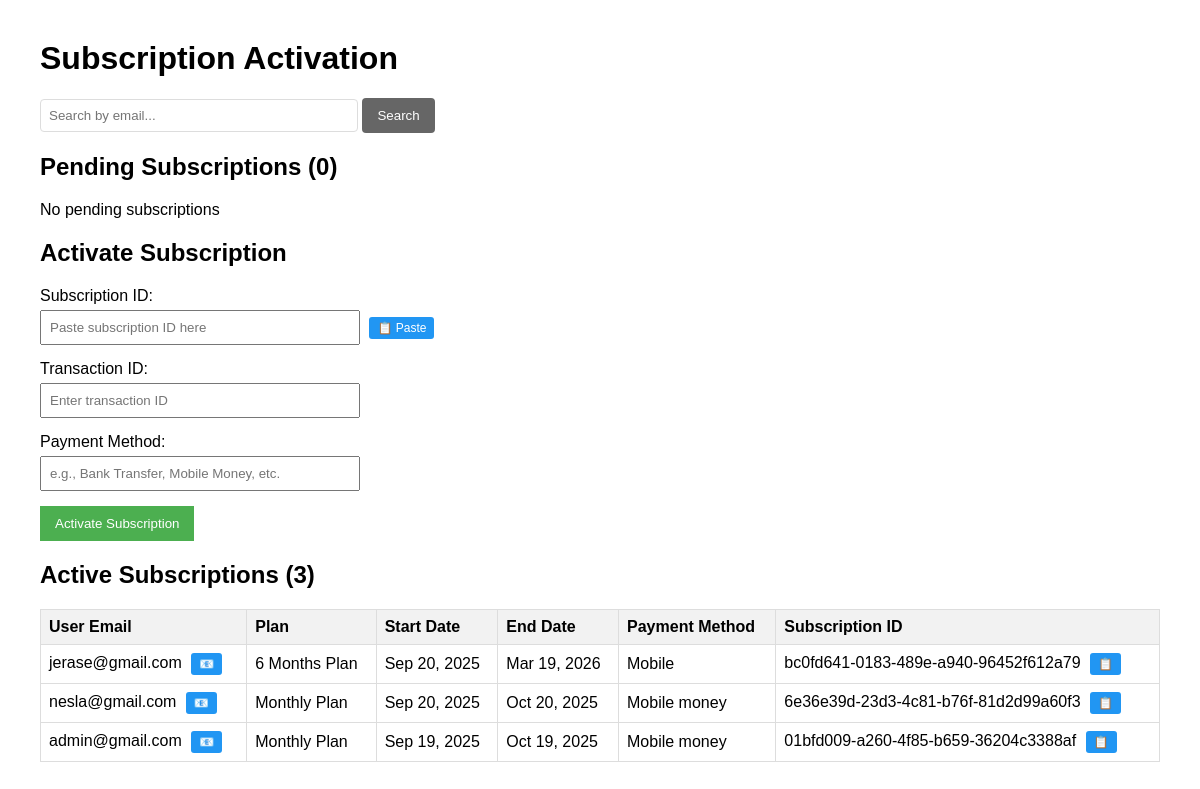
The page /activation/ (signed in) on the database its author committed.
### subscribtion/models.py (models this page shows, shortened)
class UserSubscription(models.Model):
    STATUS_CHOICES = [
        ('pending', 'Pending Payment'),
        ('active', 'Active'),
        ('expired', 'Expired'),
        ('cancelled', 'Cancelled'),
    ]
    user = models.OneToOneField(User, on_delete=models.CASCADE, related_name='subscription')
    plan = models.ForeignKey(SubscriptionPlan, on_delete=models.SET_NULL, null=True)
    status = models.CharField(max_length=20, choices=STATUS_CHOICES, default='pending')
    subscription_id = models.UUIDField(default=uuid.uuid4, editable=False, unique=True)
    start_date = models.DateTimeField(null=True, blank=True)
    end_date = models.DateTimeField(null=True, blank=True)
    payment_method = models.CharField(max_length=100, blank=True, null=True)
    transaction_id = models.CharField(max_length=100, blank=True, null=True)
    created_at = models.DateTimeField(auto_now_add=True)
    updated_at = models.DateTimeField(auto_now=True)
    is_upgrade = models.BooleanField(default=True)
    upgrade_price_usd = models.DecimalField(max_digits=10, decimal_places=2, null=True, blank=True)
    upgrade_price_cfa = models.DecimalField(max_digits=10, decimal_places=2, null=True, blank=True)
    previous_plan = models.ForeignKey('self', on_delete=models.SET_NULL, null=True, blank=True, related_name='upgraded_from')

class SubscriptionPlan(models.Model):
    PLAN_CHOICES = [
        ('1_month', '1 Month Plan'),
        ('6_months', '6 Months Plan'),
        ('1_year', '1 Year Plan'),
    ]
    name = models.CharField(max_length=100)
    plan_type = models.CharField(max_length=20, choices=PLAN_CHOICES, unique=True)
    price_cfa = models.DecimalField(max_digits=10, decimal_places=2)
    price_usd = models.DecimalField(max_digits=10, decimal_places=2)
    duration_days = models.IntegerField(help_text="Duration in days")
    is_active = models.BooleanField(default=True)
    description = models.TextField(blank=True)
    class Meta:
        ordering = ['price_usd']

### subscribtion/views.py (the view, shortened to what this page needs)
# urls.py: path('activation/', subscription_activation, name='activation'),
@user_passes_test(is_admin)
def subscription_activation(request):
    search_query = request.GET.get('search', '')
    pending_subscriptions = UserSubscription.objects.filter(status='pending').order_by('-created_at')
    active_subscriptions = UserSubscription.objects.filter(status='active').order_by('-end_date')
    if request.method == 'POST':
        form = ActivateSubscriptionForm(request.POST)
        if form.is_valid():
            subscription_id = form.cleaned_data['subscription_id']
            transaction_id = form.cleaned_data['transaction_id']
            payment_method = form.cleaned_data['payment_method']
            try:
                subscription = UserSubscription.objects.get(
                    subscription_id=subscription_id,
                    status='pending'
                )
                if subscription.is_upgrade and subscription.previous_plan:
                    previous_sub = subscription.previous_plan
                    previous_sub.status = 'cancelled'
                    previous_sub.save()
                start_date = timezone.now()
                end_date = start_date + timezone.timedelta(days=subscription.plan.duration_days)
                subscription.status = 'active'
                subscription.start_date = start_date
                subscription.end_date = end_date
                subscription.transaction_id = transaction_id
                subscription.payment_method = payment_method
                subscription.save()
                messages.success(request, f"Subscription activated for {subscription.user.email}")
            except UserSubscription.DoesNotExist:
                messages.error(request, "Subscription not found or already activated")
            return redirect('activation')
    else:
        form = ActivateSubscriptionForm()
    context = {
        'pending_subscriptions': pending_subscriptions,
        'active_subscriptions': active_subscriptions,
        'form': form,
        'search_query': search_query
    }
    return render(request, 'subscription/activation.html', context)

### subscribtion/forms.py
class ActivateSubscriptionForm(forms.Form):
    subscription_id = forms.UUIDField(
        label="Subscription ID",
        widget=forms.TextInput(attrs={
            'placeholder': 'Paste subscription ID here',
            'id': 'id_subscription_id'
        })
    )
    transaction_id = forms.CharField(
        max_length=100,
        label="Transaction ID",
        required=True,
        widget=forms.TextInput(attrs={
            'placeholder': 'Enter transaction ID',
            'id': 'id_transaction_id'
        })
    )
    payment_method = forms.CharField(
        max_length=100,
        label="Payment Method",
        required=True,
        widget=forms.TextInput(attrs={
            'placeholder': 'e.g., Bank Transfer, Mobile Money, etc.',
            'id': 'id_payment_method'
        })
    )

### accounts/context_processors.py (called while the page is built)
def base_url_processor(request):
    return {
        'BASE_URL':settings.BASE_URL
    }

def leader_boards_context_view(request):
    rank=None
    points=None
    if request.user.is_authenticated:
        try:
            current_entry = LeaderboardEntry.objects.get(user=request.user)
            leaderboard = LeaderboardEntry.objects.filter(ranking_score=current_entry.ranking_score).order_by('-total_score')
            rank = LeaderboardEntry.objects.filter(
                ranking_score=current_entry.ranking_score,
                total_score__gt=current_entry.total_score
            ).count() + 1
            points=current_entry.total_score
        except LeaderboardEntry.DoesNotExist:
            rank = None  # or handle as needed
    return  {'rank':rank,'points':points}

### subscribtion/views.py (called while the page is built)
def is_admin(user):
    return user.is_staff

### subscribtion/templates/subscription/activation.html (shortened to what this page needs)
<!DOCTYPE html>
<html>
<head>
</head>
<body>
    <h1>Subscription Activation</h1>
    <div class="search-container">
        <form method="get">
            <input type="text" name="search" class="search-input" placeholder="Search by email..." value="{{ search_query }}">
            <button type="submit" class="search-btn">Search</button>
        </form>
    </div>
    <h2>Pending Subscriptions ({{ pending_subscriptions.count }})</h2>
    {% if pending_subscriptions %}
    <table>
        <thead>
            <tr>
                <th>User Email</th>
                <th>Plan</th>
                <th>Subscription ID</th>
                <th>Created At</th>
                <th>Actions</th>
            </tr>
        </thead>
        <tbody>
            {% for subscription in pending_subscriptions %}
            <tr>
                <td>
                    <span class="email-value" id="email-{{ subscription.id }}">{{ subscription.user.email }}</span>
                    <button class="copy-btn copy-email-btn" data-email="{{ subscription.user.email }}" title="Copy email">📧</button>
                </td>
                <td>{{ subscription.plan.name }}</td>
                <td>
                    <span class="sub-id-value" id="subid-{{ subscription.id }}">{{ subscription.subscription_id }}</span>
                    <button class="copy-btn copy-subid-btn" data-subid="{{ subscription.subscription_id }}" title="Copy Subscription ID">📋</button>
                </td>
                <td>{{ subscription.created_at|date:"M d, Y H:i" }}</td>
                <td>
                    <button class="copy-btn fill-form-btn" data-subid="{{ subscription.subscription_id }}" data-email="{{ subscription.user.email }}" title="Fill form with this subscription">
                        Fill Form
                    </button>
                </td>
            </tr>
            {% endfor %}
        </tbody>
    </table>
    {% else %}
    <p>No pending subscriptions{% if search_query %} matching "{{ search_query }}"{% endif %}</p>
    {% endif %}
    <h2>Activate Subscription</h2>
    <form method="post">
        <div class="form-group">
            <label for="id_subscription_id">Subscription ID:</label>
            {{ form.subscription_id }}
            <button type="button" class="copy-btn paste-btn" data-target="id_subscription_id">📋 Paste</button>
        </div>
        <div class="form-group">
            <label for="id_transaction_id">Transaction ID:</label>
            {{ form.transaction_id }}
        </div>
        <div class="form-group">
            <label for="id_payment_method">Payment Method:</label>
            {{ form.payment_method }}
        </div>
        <button type="submit">Activate Subscription</button>
    </form>
    <h2>Active Subscriptions ({{ active_subscriptions.count }})</h2>
    {% if active_subscriptions %}
    <table>
        <thead>
            <tr>
                <th>User Email</th>
                <th>Plan</th>
                <th>Start Date</th>
                <th>End Date</th>
                <th>Payment Method</th>
                <th>Subscription ID</th>
            </tr>
        </thead>
        <tbody>
            {% for subscription in active_subscriptions %}
            <tr>
                <td>
                    <span class="email-value" id="active-email-{{ subscription.id }}">{{ subscription.user.email }}</span>
                    <button class="copy-btn copy-email-btn" data-email="{{ subscription.user.email }}" title="Copy email">📧</button>
                </td>
                <td>{{ subscription.plan.name }}</td>
                <td>{{ subscription.start_date|date:"M d, Y" }}</td>
                <td>{{ subscription.end_date|date:"M d, Y" }}</td>
                <td>{{ subscription.payment_method }}</td>
                <td>
                    <span class="sub-id-value" id="active-subid-{{ subscription.id }}">{{ subscription.subscription_id }}</span>
                    <button class="copy-btn copy-subid-btn" data-subid="{{ subscription.subscription_id }}" title="Copy Subscription ID">📋</button>
                </td>
            </tr>
            {% endfor %}
        </tbody>
    </table>
    {% else %}
    <p>No active subscriptions{% if search_query %} matching "{{ search_query }}"{% endif %}</p>
    {% endif %}
</body>
</html>

### subscribtion/templates/subscription/activation.html (style rules this page uses)
body { font-family: Arial, sans-serif; margin: 40px; }
table { width: 100%; border-collapse: collapse; margin: 20px 0; }
th, td { border: 1px solid #ddd; padding: 8px; text-align: left; }
th { background-color: #f2f2f2; }
.form-group { margin: 15px 0; }
label { display: block; margin-bottom: 5px; }
input[type="text"], input[type="email"] { padding: 8px; width: 300px; }
button { background-color: #4CAF50; color: white; padding: 10px 15px; border: none; cursor: pointer; }
.copy-btn { background-color: #2196F3; color: white; border: none; padding: 4px 8px; margin-left: 5px; cursor: pointer; border-radius: 3px; font-size: 12px; }
.search-container { margin: 20px 0; }
.search-input { padding: 10px; width: 300px; border: 1px solid #ddd; border-radius: 4px; }
.search-btn { padding: 10px 15px; background-color: #666; color: white; border: none; border-radius: 4px; cursor: pointer; }

### rows shown on the page
UserSubscription: user.email "jerase@gmail.com", plan.name "6 Months Plan", start_date "Sep 20, 2025", end_date "Mar 19, 2026", payment_method "Mobile", subscription_id "bc0fd641-0183-489e-a940-96452f612a79"
UserSubscription: user.email "nesla@gmail.com", plan.name "Monthly Plan", start_date "Sep 20, 2025", end_date "Oct 20, 2025", payment_method "Mobile money", subscription_id "6e36e39d-23d3-4c81-b76f-81d2d99a60f3"
UserSubscription: user.email "admin@gmail.com", plan.name "Monthly Plan", start_date "Sep 19, 2025", end_date "Oct 19, 2025", payment_method "Mobile money", subscription_id "01bfd009-a260-4f85-b659-36204c3388af"

### other values the page prints
{{ pending_subscriptions.count }} "0"
{{ active_subscriptions.count }} "3"
